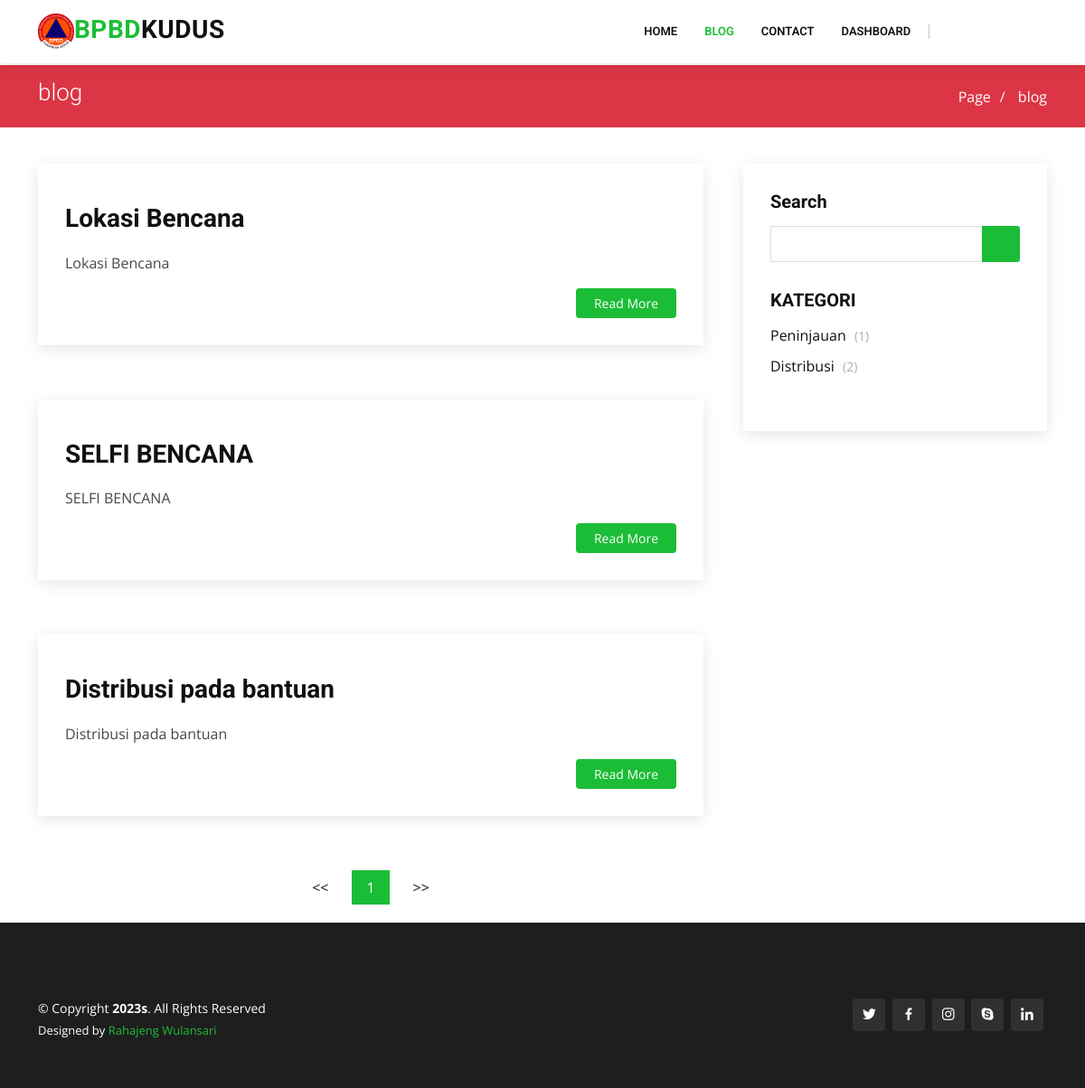
Page /?pages=blog (signed in) on the committed database.
### tables this page shows
CREATE TABLE `publikasi` (
  `id_publikasi` int(11) NOT NULL,
  `id_distribusi` int(11) DEFAULT NULL,
  `judul` varchar(255) DEFAULT NULL,
  `kutipan` varchar(255) DEFAULT NULL,
  `kategori` varchar(100) DEFAULT NULL,
  `isi` text DEFAULT NULL,
  `gambar` text DEFAULT NULL,
  `created_at` timestamp NULL DEFAULT NULL,
  `updated_at` timestamp NULL DEFAULT current_timestamp(),
  `tanggal_publikasi` date DEFAULT NULL
);

### config/config.php (called while the page is built, shortened)
<?php
class Config {
    public function UrlWeb(){
        $url = "http://localhost/pengaduan-bpbd";
        return $url;
    }
    public function TemplatePages($page){
        $url = $this->UrlWeb();
        include "views/pages/templates/header.php";
        include "views/pages/templates/navbar.php";
        include "views/pages/templates/breadcrumb.php";
        include $page;
        include "views/pages/templates/footer.php";
    }
}

### function.php (called while the page is built, shortened)
<?php
function Querybanyak($query){
    $mysqli = new mysqli("localhost","root","","pengaduan-bpbd");
    return $mysqli->query($query);
}
function NumRows($query){
    $koneksi = mysqli_connect("localhost","root","","pengaduan-bpbd");
    $cari = mysqli_query($koneksi, $query);
    $cek = mysqli_num_rows($cari);
    return $cek;
}

### views/pages/blog.php (the view, shortened to what this page needs)
<section id="blog" class="blog">
  <div class="container" data-aos="fade-up">
    <div class="row">
      <div class="col-lg-8 entries">
      <?php
        $sql_publikasi = "SELECT * FROM publikasi";
        $count_result = NumRows($sql_publikasi);
        $perpage = 3;
        $page = 1;
        $offset = 0;
        $prev_page = 1;
        $next_page = 1;
        $countpage = ceil($count_result / $perpage);
        if(isset($_GET['page'])){
            $page = $_GET['page'];
             if($page >= $countpage AND $page != 1){
                $prev_page = $countpage - 1;
                $next_page = $countpage;
            }elseif($page > 1 AND $page < $countpage){
                $prev_page = $page - 1;
                $next_page = $page + 1;
            }elseif($page == 1 AND $countpage > 1){
                $prev_page = 1;
                $next_page = $page + 1;
            }
            $offset = (($page - 1)  * $perpage) ;
        }else{
            $offset = 0;
        }
        $sql_result = $sql_publikasi." ORDER BY id_publikasi DESC LIMIT ".$perpage." OFFSET ".$offset."";
        $publikasis = Querybanyak($sql_result);
        foreach ($publikasis as $publikasi) {
    ?>
        <article class="entry">
          <div class="entry-img">
          </div>
          <h2 class="entry-title">
            <a href="blog-single.html"><?= $publikasi["judul"] ?></a>
          </h2>
          <div class="entry-content">
            <p>
              <?= $publikasi["kutipan"] ?>
            </p>
            <div class="read-more">
              <a href="<?= $url ?>/?pages=blog_post&id=<?= $publikasi['id_publikasi'] ?>">Read More</a>
            </div>
          </div>
        </article>
    <?php
    }
    ?>
        <?php if($count_result > 0){ ?>
            <div class="blog-pagination">
                <ul class="justify-content-center">
                    <li ><a href="<?= $url ?>/?pages=blog<?= isset($_GET['search']) ? "&search=".$_GET['search']."" : "" ?><?= "&page=".$prev_page."" ?>"><<</a></li>
                    <li class="active"><a href="#"><?= $page ?></a></li>
                    <li><a href="<?= $url ?>/?pages=blog<?= isset($_GET['search']) ? "&search=".$_GET['search']."" : "" ?><?= "&page=".$next_page."" ?>">>></a></li>
                </ul>
            </div>
        <?php } ?>
      </div>
      <div class="col-lg-4">
        <div class="sidebar">
          <h3 class="sidebar-title">Search</h3>
          <div class="sidebar-item search-form">
            <form action="" method="GET">
              <input type="text" name="search">
              <button type="submit"><i class="bi bi-search"></i></button>
            </form>
          </div>
          <h3 class="sidebar-title">KATEGORI</h3>
          <div class="sidebar-item categories">
            <ul>
            <?php
                $new_publikasis = Querybanyak("SELECT * FROM publikasi GROUP BY kategori ORDER BY id_publikasi DESC");
                foreach ($new_publikasis as $publikasi) {
            ?>
                <li><a href="#"><?= $publikasi["kategori"] ?>
                <?php $num_kategori = NumRows("SELECT * FROM publikasi WHERE kategori = '".$publikasi['kategori']."'"); ?>
                <span>(<?= $num_kategori ?>)</span></a></li>
            <?php
                }
            ?>
            </ul>
          </div>
      </div>
    </div>
  </div>
</section>

### assets/pages/assets/css/style.css (style rules this page uses)
body { font-family: "Open Sans", sans-serif; color: #4d4643; }
a { color: #1bbd36; text-decoration: none; }
h1, h2, h3, h4, h5, h6 { font-family: "Roboto", sans-serif; }
section { padding: 60px 0; overflow: hidden; }
.blog { padding: 40px 0 20px 0; }
.blog .entry { padding: 30px; margin-bottom: 60px; box-shadow: 0 4px 16px rgba(0, 0, 0, 0.1); }
.blog .entry .entry-img { max-height: 440px; margin: -30px -30px 20px -30px; overflow: hidden; }
.blog .entry .entry-title { font-size: 28px; font-weight: bold; padding: 0; margin: 0 0 20px 0; }
.blog .entry .entry-title a { color: #111; transition: 0.3s; }
.blog .entry .entry-content p { line-height: 24px; }
.blog .entry .entry-content .read-more { -moz-text-align-last: right; text-align-last: right; }
.blog .entry .entry-content .read-more a { display: inline-block; background: #1bbd36; color: #fff; padding: 6px 20px; transition: 0.3s; font-size: 14px; border-radius: 4px; }
.blog .blog-pagination { color: #444444; }
.blog .blog-pagination ul { display: flex; padding: 0; margin: 0; list-style: none; }
.blog .blog-pagination li { margin: 0 5px; transition: 0.3s; }
.blog .blog-pagination li a { color: #111; padding: 7px 16px; display: flex; align-items: center; justify-content: center; }
.blog .blog-pagination li.active, .blog .blog-pagination li:hover { background: #1bbd36; }
.blog .blog-pagination li.active a, .blog .blog-pagination li:hover a { color: #fff; }
.blog .sidebar { padding: 30px; margin: 0 0 60px 20px; box-shadow: 0 4px 16px rgba(0, 0, 0, 0.1); }
.blog .sidebar .sidebar-title { font-size: 20px; font-weight: 700; padding: 0 0 0 0; margin: 0 0 15px 0; color: #111; position: relative; }
.blog .sidebar .sidebar-item { margin-bottom: 30px; }
.blog .sidebar .search-form form { background: #fff; border: 1px solid #ddd; padding: 3px 10px; position: relative; }
.blog .sidebar .search-form form input[type=text] { border: 0; padding: 4px; border-radius: 4px; width: calc(100% - 40px); }
.blog .sidebar .search-form form button { position: absolute; top: 0; right: 0; bottom: 0; border: 0; background: none; font-size: 16px; padding: 0 15px; margin: -1px; background: #1bbd36; color: #fff; transition: 0.3s; border-radius: 0 4px 4px 0; line-height: 0; }
.blog .sidebar .search-form form button i { line-height: 0; }
.blog .sidebar .categories ul { list-style: none; padding: 0; }
.blog .sidebar .categories ul li+li { padding-top: 10px; }
.blog .sidebar .categories ul a { color: #111; transition: 0.3s; }
.blog .sidebar .categories ul a span { padding-left: 5px; color: #b4aca8; font-size: 14px; }

### rows in the picture
publikasi: judul "Lokasi Bencana", kutipan "Lokasi Bencana"
publikasi: judul "SELFI BENCANA", kutipan "SELFI BENCANA", kategori "Peninjauan", num_kategori "1"
publikasi: judul "Distribusi pada bantuan", kutipan "Distribusi pada bantuan", kategori "Distribusi", num_kategori "2"

### other values in the picture
$page_beadcrambs "blog"
$page "1"
